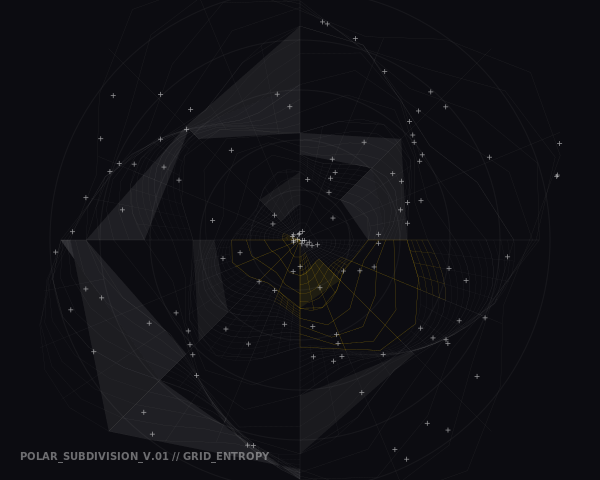

Source code (Python):
import cairo
import math
import random

# Setup
width, height = 600, 480
surface = cairo.ImageSurface(cairo.FORMAT_ARGB32, width, height)
ctx = cairo.Context(surface)

# Background: Deep Charcoal
ctx.set_source_rgb(0.05, 0.05, 0.07)
ctx.paint()

def polar_transform(x, y, tx, ty, strength=0.15):
    """
    Maps Cartesian coordinates to a distorted Polar space.
    x: normalized width (0-1), y: normalized height (0-1)
    """
    # Map x to angle, y to radius
    angle = x * 2 * math.pi
    radius = y * 250
    
    # Apply radial distortion (Hierarchical Entropy)
    distortion = math.sin(angle * 4 + y * 10) * strength * radius
    radius += distortion
    
    px = tx + radius * math.cos(angle)
    py = ty + radius * math.sin(angle)
    return px, py

def draw_recursive_unit(x, y, w, h, depth):
    if depth > 4:
        return

    # Deterministic randomness for visual consistency in hierarchy
    state = random.getstate()
    random.seed(int((x + y) * 1000))
    
    # Decide whether to subdivide or draw
    should_subdivide = depth < 2 or (random.random() > 0.4 and depth < 4)
    
    cx, cy = 300, 240 # Center of projection

    if should_subdivide:
        nw, nh = w / 2, h / 2
        draw_recursive_unit(x, y, nw, nh, depth + 1)
        draw_recursive_unit(x + nw, y, nw, nh, depth + 1)
        draw_recursive_unit(x, y + nh, nw, nh, depth + 1)
        draw_recursive_unit(x + nw, y + nh, nw, nh, depth + 1)
    else:
        # Draw a geometric motif mapped to polar space
        # Calculate momentum for color: center-weighted
        dist_from_center = math.sqrt((x-0.5)**2 + (y-0.5)**2)
        momentum = 1.0 - dist_from_center
        
        # Color logic: Neutral base with high-chroma spectral accents
        if random.random() > 0.85:
            # Saturated "Momentum" colors (Cyan/Magenta/Yellow)
            colors = [(0.0, 0.9, 1.0), (1.0, 0.1, 0.5), (1.0, 0.8, 0.0)]
            r, g, b = random.choice(colors)
            alpha = 0.8
        else:
            # Neutral Swiss tones
            c = 0.7 + random.random() * 0.3
            r, g, b = c, c, c
            alpha = 0.2
            
        ctx.set_source_rgba(r, g, b, alpha)
        ctx.set_line_width(0.5 / (depth + 1))
        
        # Draw distorted grid lines within the cell
        steps = 4
        for i in range(steps + 1):
            # Vertical-ish flow lines (Radial)
            ctx.move_to(*polar_transform(x + (i/steps)*w, y, cx, cy))
            for j in range(1, 6):
                ctx.line_to(*polar_transform(x + (i/steps)*w, y + (j/5)*h, cx, cy))
            ctx.stroke()
            
            # Horizontal-ish flow lines (Angular)
            ctx.move_to(*polar_transform(x, y + (i/steps)*h, cx, cy))
            for j in range(1, 6):
                ctx.line_to(*polar_transform(x + (j/5)*w, y + (i/steps)*h, cx, cy))
            ctx.stroke()

        # Add "Atmospheric Diffusion" - subtle glow layers
        if depth == 3:
            ctx.set_source_rgba(r, g, b, 0.03)
            for s in range(3):
                p1 = polar_transform(x, y, cx, cy)
                p2 = polar_transform(x+w, y, cx, cy)
                p3 = polar_transform(x+w, y+h, cx, cy)
                p4 = polar_transform(x, y+h, cx, cy)
                ctx.move_to(*p1)
                ctx.line_to(*p2)
                ctx.line_to(*p3)
                ctx.line_to(*p4)
                ctx.close_path()
                ctx.fill()
    
    random.setstate(state)

# Execute the Generative System
# We map a 1.0 x 1.0 abstract grid into the polar function
draw_recursive_unit(0, 0, 1.0, 1.0, 0)

# Overlay: Precision Vector Field Elements
# Adding sharp, high-contrast markers to ground the entropy
for _ in range(120):
    rx = random.random()
    ry = random.random()
    cx, cy = 300, 240
    
    px, py = polar_transform(rx, ry, cx, cy)
    
    # Draw small cross-hairs or ticks
    size = 2.5
    ctx.set_source_rgba(1, 1, 1, 0.6)
    ctx.set_line_width(0.7)
    ctx.move_to(px - size, py)
    ctx.line_to(px + size, py)
    ctx.move_to(px, py - size)
    ctx.line_to(px, py + size)
    ctx.stroke()

# Final structural framing: concentric guide rings (Swiss precision)
ctx.set_source_rgba(1, 1, 1, 0.05)
ctx.set_line_width(1)
for r in [50, 100, 150, 200, 250]:
    ctx.arc(300, 240, r, 0, 2 * math.pi)
    ctx.stroke()

# Subtle typographic hint (abstract Swiss geometry)
ctx.select_font_face("sans-serif", cairo.FONT_SLANT_NORMAL, cairo.FONT_WEIGHT_BOLD)
ctx.set_font_size(10)
ctx.set_source_rgba(1, 1, 1, 0.4)
ctx.move_to(20, 460)
ctx.show_text("POLAR_SUBDIVISION_V.01 // GRID_ENTROPY")
